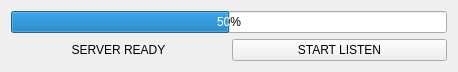
<?xml version="1.0" encoding="UTF-8"?>
<ui version="4.0">
 <class>MainWindow</class>
 <widget class="QMainWindow" name="MainWindow">
  <property name="geometry">
   <rect>
    <x>0</x>
    <y>0</y>
    <width>458</width>
    <height>67</height>
   </rect>
  </property>
  <property name="windowTitle">
   <string>MainWindow</string>
  </property>
  <widget class="QWidget" name="centralWidget">
   <layout class="QGridLayout" name="gridLayout">
    <item row="1" column="1">
     <widget class="QPushButton" name="btnStart">
      <property name="text">
       <string>START LISTEN</string>
      </property>
     </widget>
    </item>
    <item row="1" column="0">
     <widget class="QLabel" name="labelState">
      <property name="text">
       <string>SERVER READY</string>
      </property>
      <property name="alignment">
       <set>Qt::AlignCenter</set>
      </property>
     </widget>
    </item>
    <item row="0" column="0" colspan="2">
     <widget class="QProgressBar" name="progressBar">
      <property name="value">
       <number>50</number>
      </property>
      <property name="alignment">
       <set>Qt::AlignCenter</set>
      </property>
     </widget>
    </item>
   </layout>
  </widget>
 </widget>
 <layoutdefault spacing="6" margin="11"/>
 <resources/>
 <connections/>
</ui>
